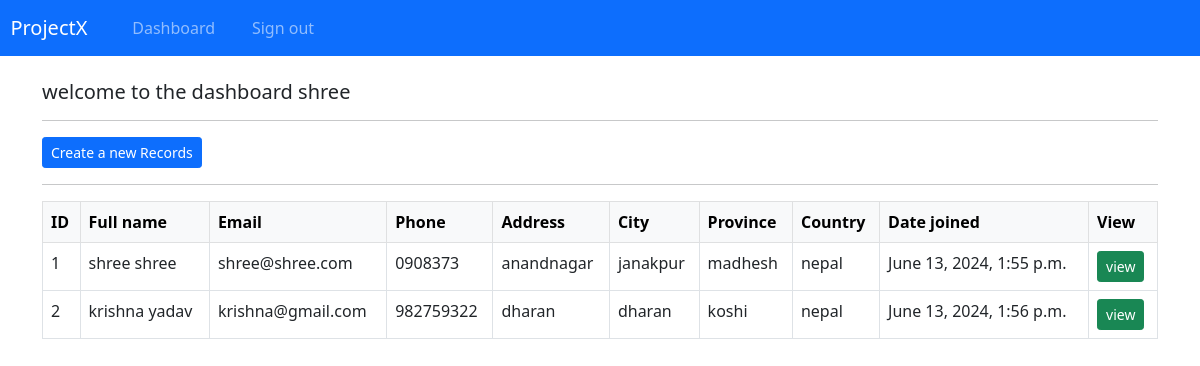
The app's page /dashboard (signed in) with its own data.
### webapp/models.py (models this page shows, shortened)
class Record(models.Model):
    creation_date = models.DateTimeField(auto_now_add=True)
    first_name = models.CharField(max_length=100)
    last_name = models.CharField(max_length=100)
    email = models.CharField(max_length=255)
    phone = models.CharField(max_length=20)
    address = models.CharField(max_length=300)
    city = models.CharField(max_length=255)
    province = models.CharField(max_length=200)
    country = models.CharField(max_length=125)

### webapp/views.py (the view)
# urls.py: path('dashboard', views.dashboard, name="dashboard"),
@login_required(login_url='my-login')
def dashboard(request):
    my_records = Record.objects.all()
    context = {'records': my_records}
    return render(request, 'webapp/dashboard.html', context=context)

### webapp/templates/webapp/dashboard.html
{% extends "webapp/base.html" %}
{% load crispy_forms_tags %}
{% block content %}
    <h5> welcome to the dashboard {{user}}</h5>
    <hr>
    <a class="btn btn-primary btn-sm" href = "{% url "create-record" %}">
        Create a new Records </a>
    <hr>
    <table class="table table-hover table-bordered">
        <thead class="table-light">
            <tr>
                <th scope="col"> ID </th>
                <th scope="col"> Full name </th>
                <th scope="col"> Email </th>
                <th scope="col"> Phone </th>
                <th scope="col"> Address </th>
                <th scope="col"> City </th>
                <th scope="col"> Province </th>
                <th scope="col"> Country </th>
                <th scope="col"> Date joined </th>
                <th scope="col"> View </th>
            </tr>
        </thead>
        <tbody>
        {% if records %}
            {% for record in records %}
            <tr>
                <td> {{record.id}} </td>
                <td> {{record.first_name}}  {{record.last_name}} </td>
                <td> {{record.email}} </td>
                <td> {{record.phone}} </td>
                <td> {{record.address}} </td>
                <td> {{record.city}} </td>
                <td> {{record.province}} </td>
                <td> {{record.country}} </td>
                <td> {{record.creation_date}} </td>
                <td> <a class="btn btn-success btn-sm" href="{% url 'view-record' record.id %}"> view </a> </td>
            </tr>
            {% endfor %}
        {% endif %}
        </tbody>
    </table>
{% endblock content %}

### webapp/templates/webapp/base.html (shortened to what this page needs)
{% load static %}
<!DOCTYPE html>
<html>
    <head>
        <link href="https://cdn.jsdelivr.net/npm/bootstrap@5.0.2/dist/css/bootstrap.min.css" rel="stylesheet">
        <link rel="stylesheet" type="text/css" href="{% static 'css/style.css' %}">
    </head>
    <body>
        {% include "webapp/navbar.html" %}
        <div class="container">
            <br>
            {% block content %}
            {% endblock content %}
        </div>
        </body>
</html>

### webapp/templates/webapp/navbar.html (shortened to what this page needs)
<nav class="navbar navbar-expand-lg navbar-dark bg-primary justify-content-center">
  <a class="navbar-brand main-heading" href="{% url '' %}">
      &nbsp; ProjectX
  </a>
  <div class="collapse navbar-collapse text-center" id="navbarNavDropdown">
      <ul class="navbar-nav mr-auto">
          {% if user.is_authenticated %}
              <li class="nav-item">
                  <a class="nav-link" href="{% url 'dashboard' %}">Dashboard</a>
              </li>
              <li class="nav-item">
                  <a class="nav-link" href="{% url 'user-logout' %}">Sign out </a>
              </li>
          {% endif %}
      </ul>
  </div>
</nav>

### records on screen
Record: id "1", first_name "shree", last_name "shree", email "shree@shree.com", phone "0908373", address "anandnagar", city "janakpur", province "madhesh", country "nepal", creation_date "June 13, 2024, 1:55 p.m."
Record: id "2", first_name "krishna", last_name "yadav", email "krishna@gmail.com", phone "982759322", address "dharan", city "dharan", province "koshi", country "nepal", creation_date "June 13, 2024, 1:56 p.m."

### other values on screen
{{ user }} "shree"
